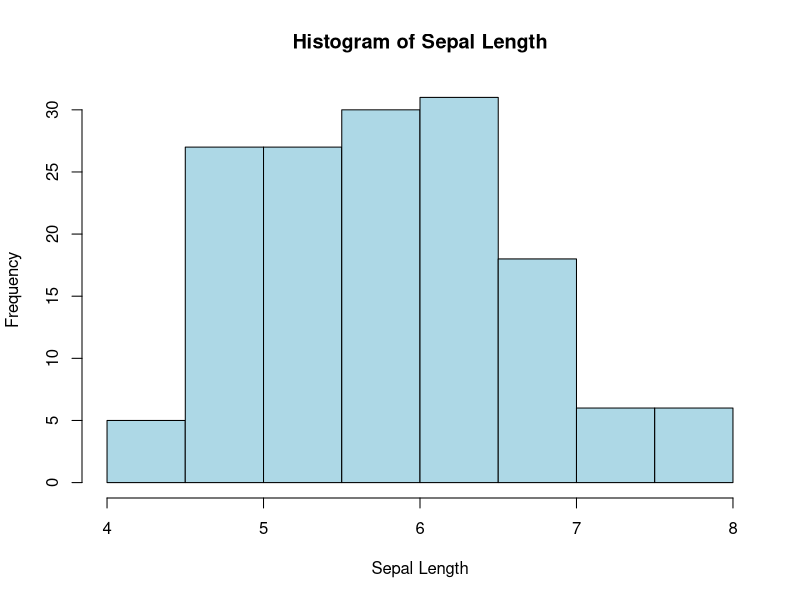
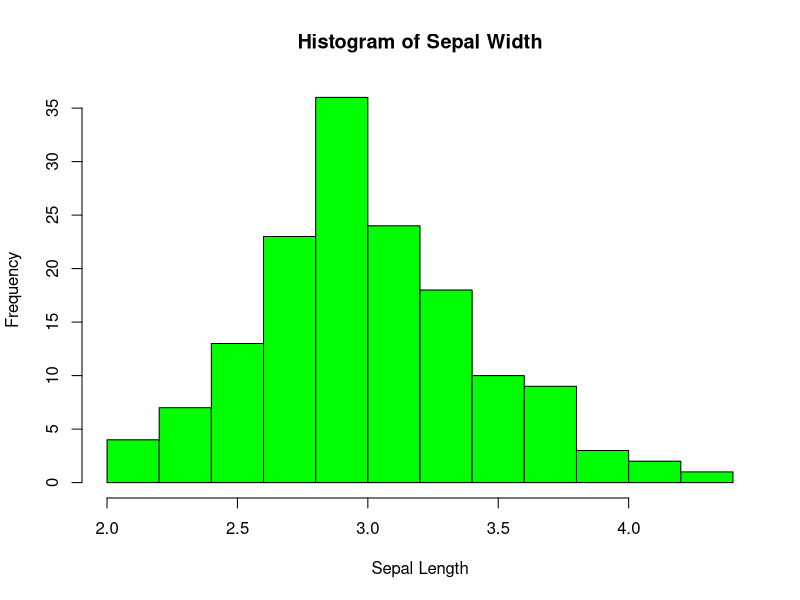
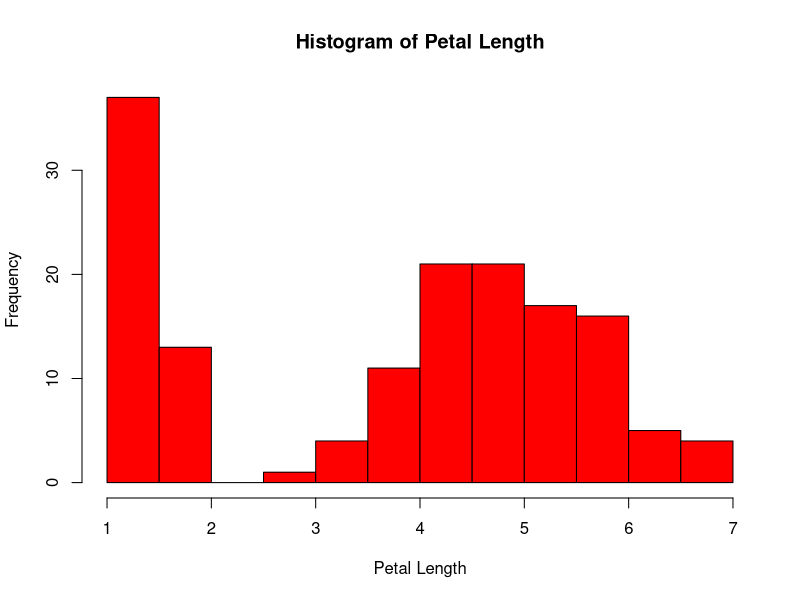
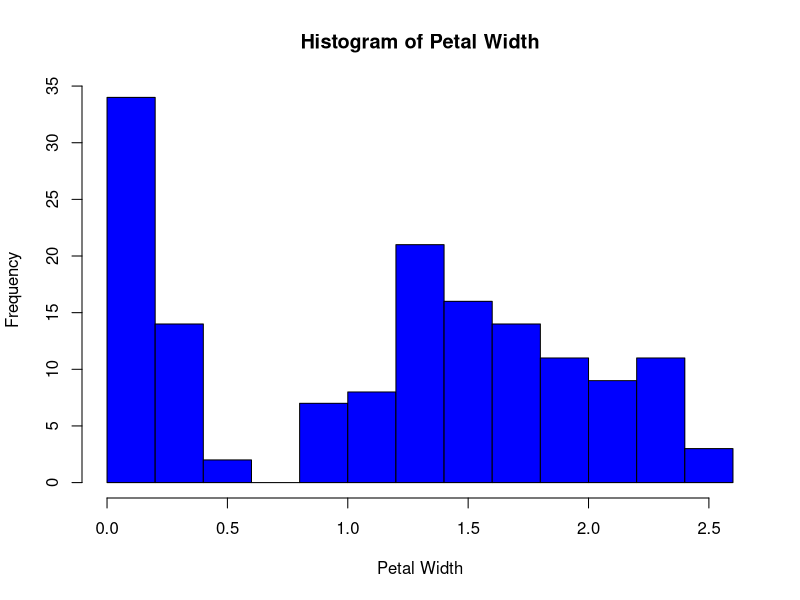
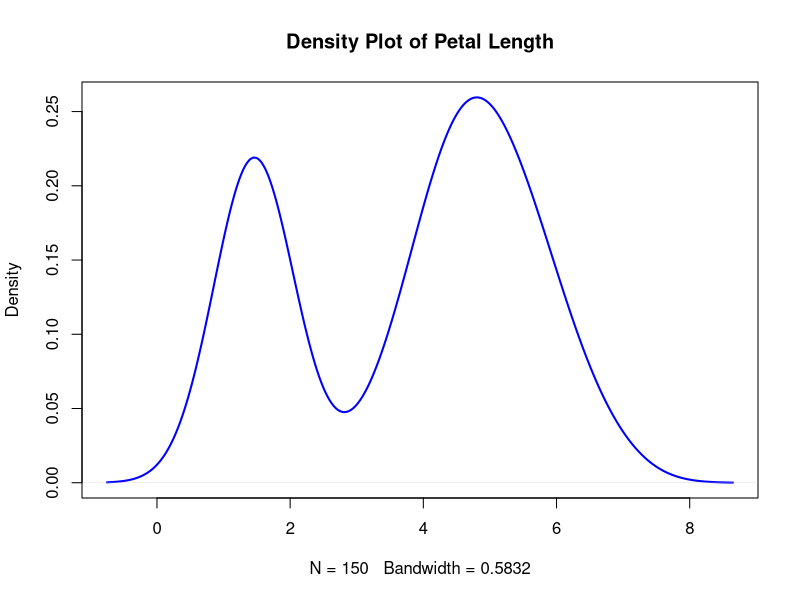
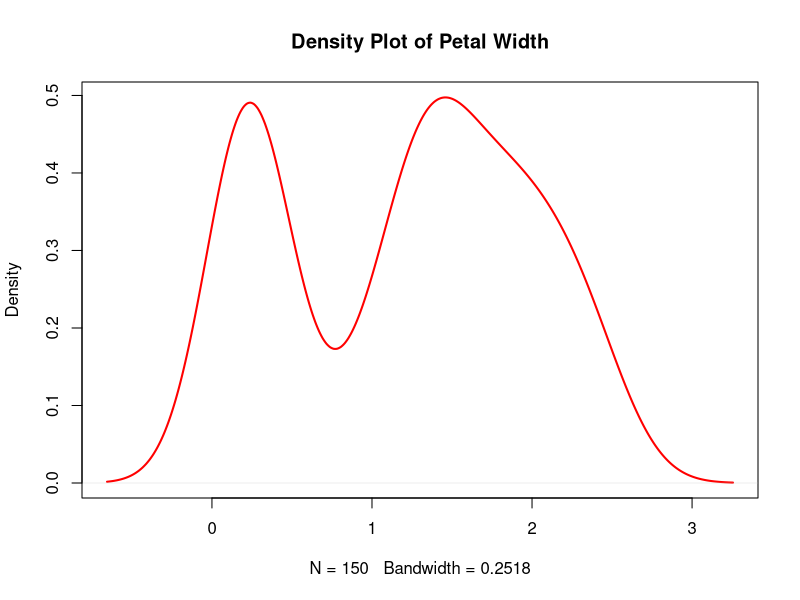
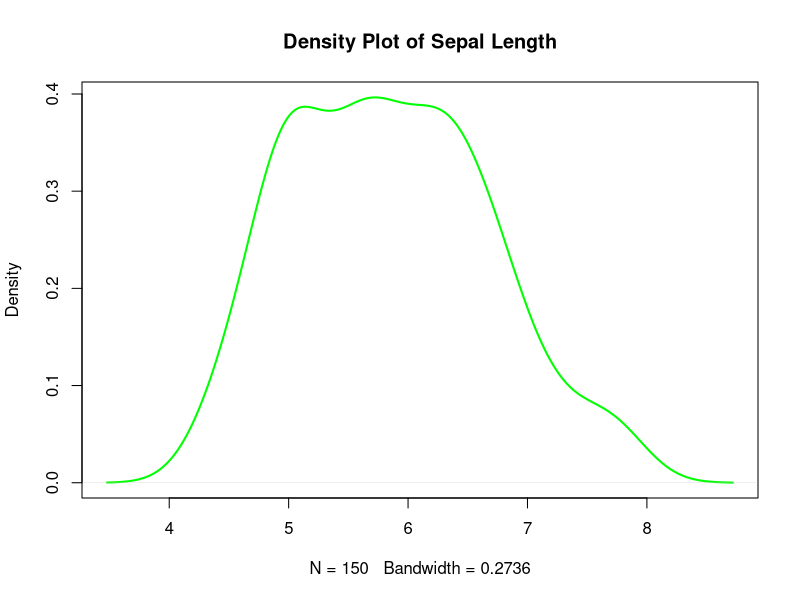
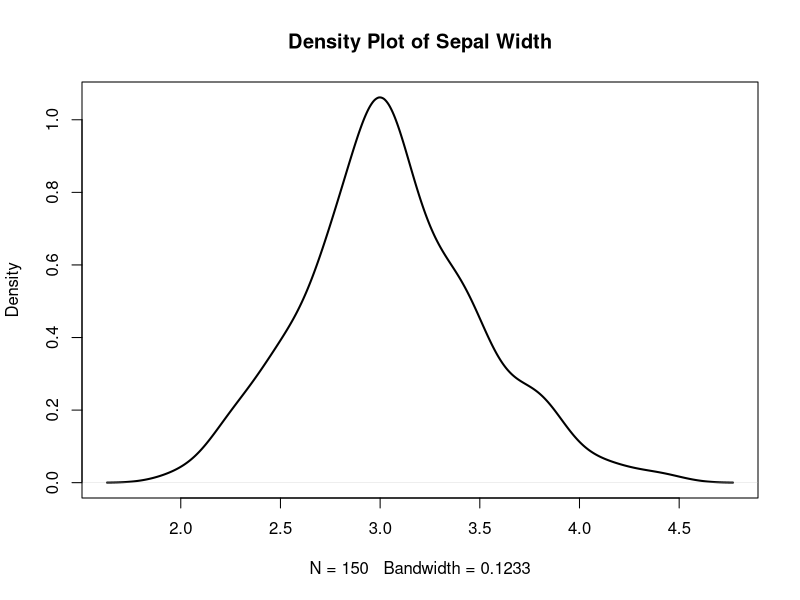

Reproduce these figures in R, in order.
## ---- chunk 1
# Load dataset
data(iris)

# View first few rows
head(iris)



## ---- chunk 2
# Summary of numeric variables
print("iris summary")
summary(iris)

## ---- chunk 3
# Histogram (Distribution of a Numeric Variable)
# Histogram of Sepal Length
hist(iris$Sepal.Length, 
     main="Histogram of Sepal Length", 
     col="lightblue", 
     xlab="Sepal Length", 
     border="black")

# Histogram of Sepal Width
hist(iris$Sepal.Width, 
     main="Histogram of Sepal Width", 
     col="green", 
     xlab="Sepal Length", 
     border="black")

# Histogram of Petal Length
hist(iris$Petal.Length, 
     main="Histogram of Petal Length", 
     col="red", 
     xlab="Petal Length", 
     border="black")


# Histogram of Petal Wisth
hist(iris$Petal.Width, 
     main="Histogram of Petal Width", 
     col="blue", 
     xlab="Petal Width", 
     border="black")

## ---- chunk 4
# Density plot of Petal Length
# Density Plot (Smooth Distribution)
plot(density(iris$Petal.Length), 
     main="Density Plot of Petal Length", 
     col="blue", 
     lwd=2)

plot(density(iris$Petal.Width), 
     main="Density Plot of Petal Width", 
     col="red", 
     lwd=2)


plot(density(iris$Sepal.Length), 
     main="Density Plot of Sepal Length", 
     col="green", 
     lwd=2)


plot(density(iris$Sepal.Width), 
     main="Density Plot of Sepal Width", 
     col="black", 
     lwd=2)


## ---- chunk 5
# Box Plot (Identifying Outliers)
# Boxplot of Sepal Width
boxplot(iris$Sepal.Width, 
        main="Box Plot of Sepal Width", 
        col="orange")


boxplot(iris$Sepal.Length, 
        main="Box Plot of Sepal Length", 
        col="brown")


boxplot(iris$Petal.Width, 
        main="Box Plot of Petal Width", 
        col="blue")


boxplot(iris$Petal.Length, 
        main="Box Plot of Petal Length", 
        col="pink")

## ---- chunk 6
# Count of each species
table(iris$Species)

table(iris$Sepal.Length)
table(iris$Sepal.Width)
table(iris$Petal.Length)
table(iris$Petal.Width)

## ---- chunk 7
# Bar plot for Species count
barplot(table(iris$Species), 
        main="Count of Each Species", 
        col=c("pink", "orange", "green"))



## ---- chunk 8
# Scatter plot: Sepal Length vs. Sepal Width
plot(iris$Sepal.Length, iris$Sepal.Width, 
     main="Scatter Plot of Sepal Length vs Sepal Width",
     xlab="Sepal Length", ylab="Sepal Width",
     col=iris$Species, pch=19)
legend("topright", legend=levels(iris$Species), col=1:3, pch=19)

# Scatter plot: Petal Length vs. Petal Width
plot(iris$Petal.Length, iris$Petal.Width, 
     main="Scatter Plot of Petal Length vs Petal Width",
     xlab="Petal Length", ylab="Petal Width",
     col=iris$Species, pch=15)
legend("topright", legend=levels(iris$Species), col=1:3, pch=15)

## ---- chunk 9
# Correlation between Sepal Length and Petal Length
cor(iris$Sepal.Length, iris$Petal.Length)


# Correlation between Sepal Width and Petal Width
cor(iris$Sepal.Width, iris$Petal.Width)

## ---- chunk 10
# Correlation matrix
cor(iris[,1:4])

## ---- chunk 11
# Box plot of Petal Length by Species
boxplot(Petal.Length ~ Species, data=iris,
        main="Box Plot of Petal Length by Species",
        col=c("brown", "skyblue", "yellow"))


boxplot(Petal.Width ~ Species, data=iris,
        main="Box Plot of Petal Width by Species",
        col=c("pink", "orange", "salmon"))


boxplot(Sepal.Length ~ Species, data=iris,
        main="Box Plot of Sepal Length by Species",
        col=c("green", "navy", "purple"))


boxplot(Sepal.Width ~ Species, data=iris,
        main="Box Plot of Sepal Width by Species",
        col=c("brown", "gray", "maroon"))

## ---- chunk 12
# Pair plot (Scatter plot matrix)
pairs(iris[,1:4], col=iris$Species, pch=20)

## ---- chunk 13
# Load ggplot2
library(ggplot2)

# Scatter plot with regression line
ggplot(iris, aes(x=Sepal.Length, y=Petal.Length, color=Species)) +
  geom_point() +
  geom_smooth(method="lm", se=FALSE) +
  ggtitle("Sepal Length vs Petal Length by Species")



ggplot(iris, aes(x=Sepal.Width, y=Petal.Width, color=Species)) +
  geom_point() +
  geom_smooth(method="lm", se=FALSE) +
  ggtitle("Sepal Length vs Petal Length by Species")

